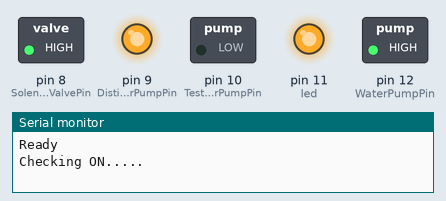
Recording of a sketch running on a simulated Arduino Uno, built with avr-gcc and run on an emulated ATmega328P. Parts: switched loads named in the sketch (green lamp = pin HIGH), output pins drawn as LEDs (lit = HIGH), the last lines printed to the serial monitor.

Above: at 0.1 s.
At 30.1 s:
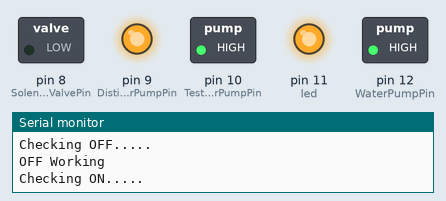
At 55.1 s:
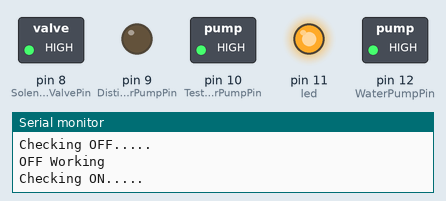
At 110.1 s:
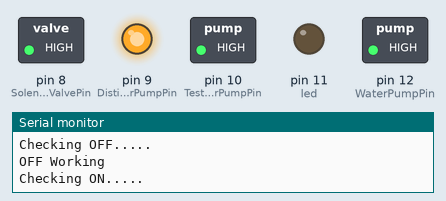
At 120.1 s:
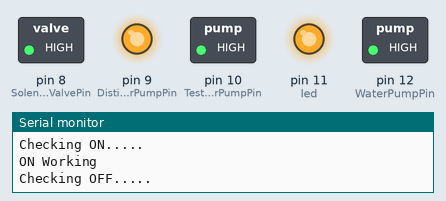
Timing chart, 0 to 121.6 s (numbered marks = the images above):
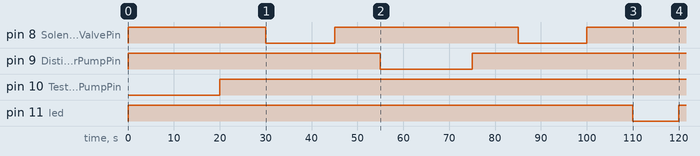

Measured:
- by itself, pin 8 (SolenoidValvePin): alternates HIGH for 40.0 s and LOW for 15.0 s
- by itself, pin 9 (DistilledWaterPumpPin): HIGH → LOW at 55.0 s, → HIGH 20.0 s later
- by itself, pin 10 (TestWaterPumpPin): LOW → HIGH at 20.0 s
- by itself, pin 11 (led): HIGH → LOW at 110 s, → HIGH 10.0 s later

The sketch:

13.2.Actuators_Test2.ino
```cpp
#define TestWaterPumpPin 10  //Pin connected 5V water pump which is used for Testing Tank
#define DistilledWaterPumpPin 9  // Pin connected to 5V water connected which is used with distilled water to clean the sensors.
#define SolenoidValvePin 8    // Pin connected to 5V Solenoid (which is actually a water pump which is used as a virtual Solenoid)
//#define biofilter 9  //Pin connected to 3V aerator which is connected to BioSponge(acts as aerator+biofilter)
//#define aerator 10  //Pin connected to 9V aerator
#define led 11  //Pin connected to 9V Led bulbs
#define WaterPumpPin 12       // Pin connected to 12V water pump for Recirculation form Fish Tank to Biological Filter and Mechanical Filter(We made a single Filter which filters both Mechanical and Biological waste due to budget constrain)


void setup() {  // put your setup code here, to run once:
  pinMode(TestWaterPumpPin, OUTPUT);
  pinMode(DistilledWaterPumpPin, OUTPUT);
  pinMode(SolenoidValvePin, OUTPUT);
  //pinMode(biofilter, OUTPUT);
  //pinMode(aerator, OUTPUT);
  //digitalWrite(aerator, LOW);  //We use LOW transmitter relay,so it sends electricity when digitalWrite is LOW
  pinMode(led,OUTPUT);
  pinMode(WaterPumpPin, OUTPUT);

  digitalWrite(SolenoidValvePin, HIGH);
  digitalWrite(DistilledWaterPumpPin, HIGH);
  digitalWrite(TestWaterPumpPin, HIGH);
  digitalWrite(led, HIGH);
  digitalWrite(WaterPumpPin, HIGH);


  Serial.begin(9600);       //Initialize the serial monitor
  Serial.println("Ready");  //Test the serial monitor
}


void loop() {   // put your main code here, to run repeatedly:

// Code of Testing each actuator by ON and OFF

    Serial.println("Checking ON.....");
    digitalWrite(TestWaterPumpPin, LOW);  // Turn on the water pump
    delay(20000);  // Wait for 20 seconds  as calculated from the reading taken at the time of testing
    Serial.println("ON Working");
    Serial.println("Checking OFF.....");
    digitalWrite(TestWaterPumpPin, HIGH);   // Turn off the water pump
    delay(10000);
    Serial.println("OFF Working");

    Serial.println("Checking ON.....");
    digitalWrite(SolenoidValvePin, LOW);
    delay(15000);  // Wait for 20 seconds  as calculated from the reading taken at the time of testing
    Serial.println("ON Working");
    Serial.println("Checking OFF.....");
    digitalWrite(SolenoidValvePin, HIGH);   // Turn off the water pump
    delay(10000);
    Serial.println("OFF Working");


    Serial.println("Checking ON.....");
    digitalWrite(DistilledWaterPumpPin, LOW);  // Turn on the water pump
    delay(20000);  // Wait for 20 seconds  as calculated from the reading taken at the time of testing
    Serial.println("ON Working");
    Serial.println("Checking OFF.....");
    digitalWrite(DistilledWaterPumpPin, HIGH);   // Turn off the water pump
    delay(10000);
    Serial.println("OFF Working");


    Serial.println("Checking ON.....");
    digitalWrite(SolenoidValvePin, LOW);
    delay(15000);  // Wait for 20 seconds  as calculated from the reading taken at the time of testing
    Serial.println("ON Working");
    Serial.println("Checking OFF.....");
    digitalWrite(SolenoidValvePin, HIGH);   // Turn off the water pump
    delay(10000);
    Serial.println("OFF Working");


    Serial.println("Checking ON.....");
    digitalWrite(led, LOW);
    delay(10000);  // Wait for 20 seconds  as calculated from the reading taken at the time of testing
    Serial.println("ON Working");
    Serial.println("Checking OFF.....");
    digitalWrite(led, HIGH);   // Turn off the water pump
    delay(10000);
    Serial.println("OFF Working");

    Serial.println("Checking ON.....");
    digitalWrite(WaterPumpPin, LOW);
    delay(40000);  // Wait for 20 seconds  as calculated from the reading taken at the time of testing
    Serial.println("ON Working");
    Serial.println("Checking OFF.....");
    digitalWrite(WaterPumpPin, HIGH);   // Turn off the water pump
    delay(10000);
    Serial.println("OFF Working");
}
```
